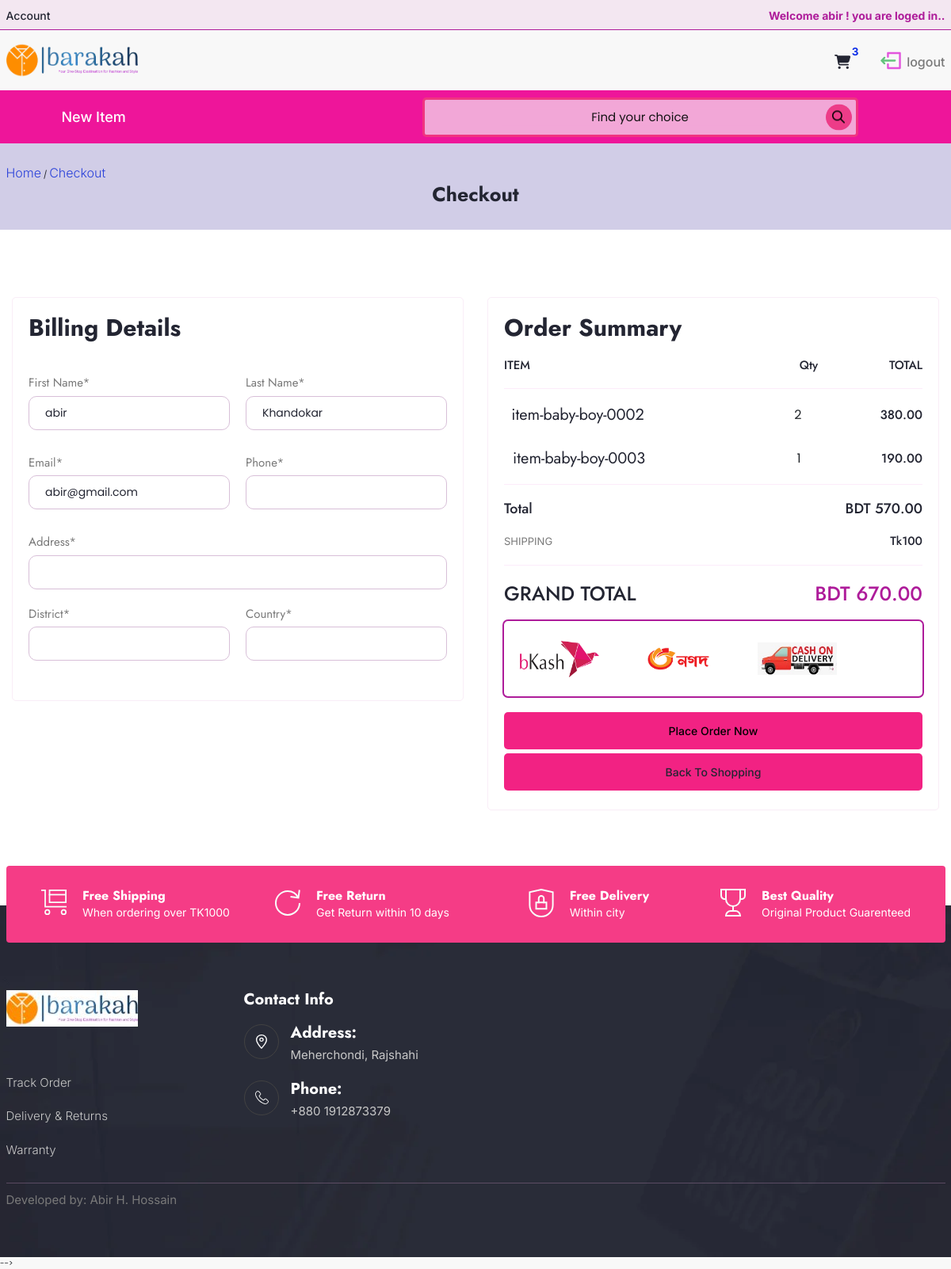
Before: /incart/checkout (signed in) with the older database file.
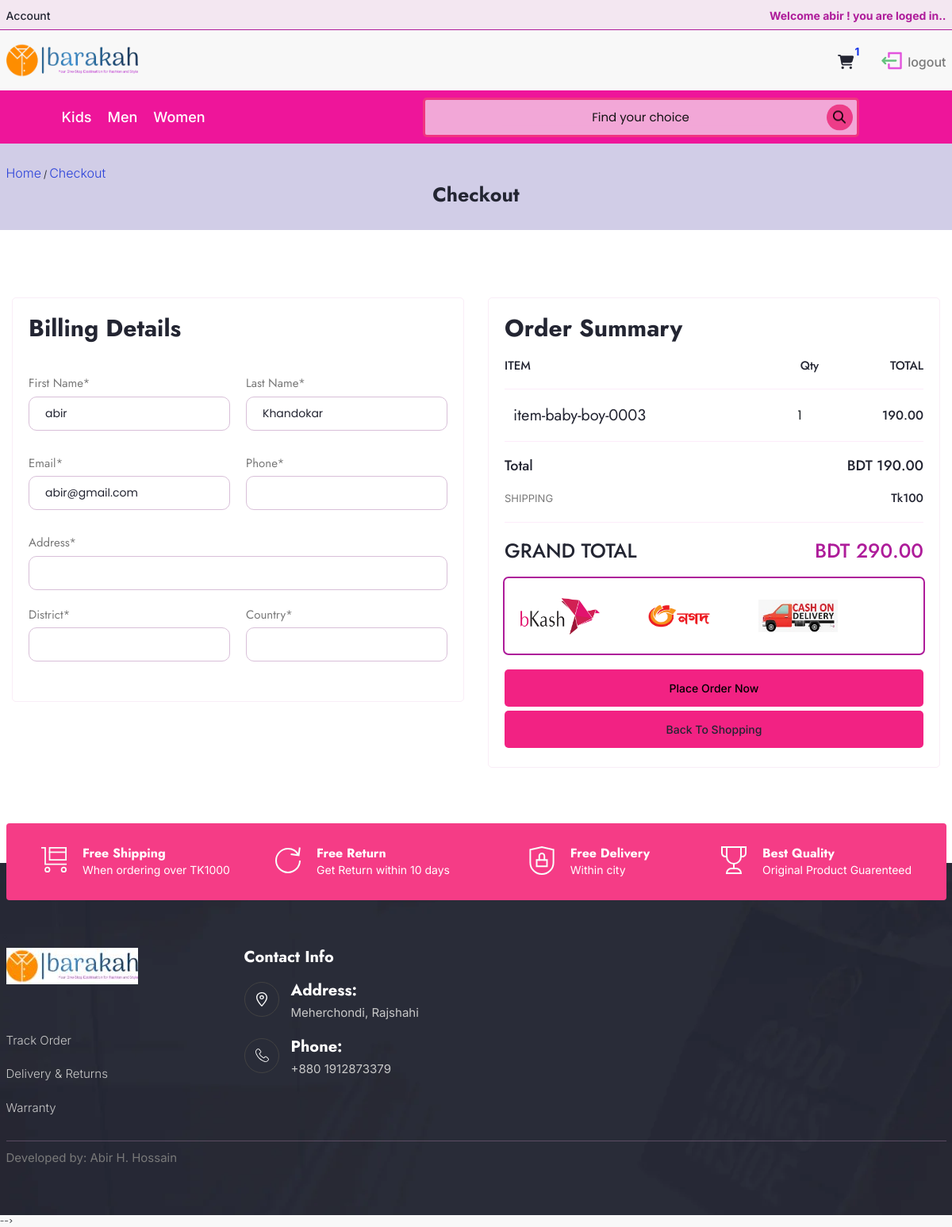
After: the same page with the newer database file.
### Category/models.py (models this page shows, shortened)
class CATEGORY(models.Model):
    title       = models.CharField(max_length=50)
    slug        = models.CharField(max_length=50)
    description = models.TextField(max_length=250,null=True,blank=True)
    cat_image   = models.ImageField(upload_to='categories',blank=True)
    is_active   =  models.BooleanField(default=True)
    class Meta():
        verbose_name_plural = "CATEGORYIES"
    def get_category_url(self):
        return reverse('cat_item',args=[self.slug])

### Cart/models.py (models this page shows, shortened)
class CART(models.Model):
    user        = models.ForeignKey(User,on_delete=models.CASCADE,blank=True)
    product     = models.ForeignKey(PRODUCTS,on_delete=models.CASCADE)
    qty         = models.PositiveIntegerField()
    price       = models.ForeignKey(PRICE,on_delete=models.CASCADE,null=True,blank=True)
    created_at  = models.DateTimeField(auto_now_add=True)
    updated_at  = models.DateTimeField(auto_now=True)
    class Meta:
        verbose_name_plural='CARTS'

### Inventory/models.py (models this page shows, shortened)
class PRODUCTS(models.Model):
    name            = models.CharField(max_length=100,null=False,blank=True)
    slug            = models.SlugField(unique=True)
    barcode         = models.CharField(max_length=50,unique=True,null=True,blank=True)
    category        = models.ForeignKey(CATEGORY,on_delete=models.CASCADE,null=True)
    subcategory     = models.ForeignKey(SUBCATEGORY,on_delete=models.CASCADE,null=True)
    description     = models.TextField(max_length=200,null=True,blank=True)
    attributevalue  = models.ManyToManyField(ATTRIBUTEVALUE,blank=True)
    brandname       = models.ForeignKey(BRAND,on_delete=models.CASCADE,null=True)
    product_price   = models.DecimalField(max_digits=10,decimal_places=2,null=True,blank=True)
    in_stocks       = models.BooleanField(default=True)
    is_active       = models.BooleanField(default=True)
    is_discount     = models.BooleanField(default=False)
    Owner           = models.ForeignKey(User,on_delete=models.CASCADE,blank=True,null=True)
    create_date     = models.DateTimeField(auto_now_add=True,blank=True)
    modified_date   = models.DateTimeField(auto_now=True,blank= True)
    class Meta:
        verbose_name_plural = 'PRODUCTS'

class PRICE(models.Model):
    stock       = models.ForeignKey(STOCKS,on_delete=models.CASCADE,null=True)
    product     = models.ForeignKey(PRODUCTS,on_delete=models.CASCADE,null=True)
    saleprice   = models.DecimalField(max_digits=10, decimal_places=2,default=False,null=False)
    storeprice  = models.FloatField(null=True,blank=True)
    discount_percentage = models.DecimalField(max_digits=10, decimal_places=0,null=True,blank=True,default=0)
    mrp         = models.DecimalField(max_digits=10, decimal_places=2,null=True,blank=True)
    total_store_price = models.FloatField(null=True,blank=True)
    text        = models.TextField(max_length=50,null=True,blank=True)
    class Meta:
        verbose_name_plural = 'PRICES'
    @property
    def total_store_price(self):
        if self.storeprice is not None:
            return round((self.stock.stocks_qty * self.storeprice),2)
        else:
            pass
    @property
    def mrp(self):
        if self.stock.product.is_discount==True:
            return round((self.saleprice - (self.saleprice*self.discount_percentage)/100),2)
        else:
             return self.saleprice

class STOCKS(models.Model):
    product         = models.ForeignKey(PRODUCTS,on_delete=models.CASCADE)
    stocks_qty      = models.FloatField(null=True,blank=True)
    quantity        = models.FloatField(null=True,blank=False)
    unit            = models.CharField(max_length=100,choices=unit_select,null=True)
    last_checked    = models.DateTimeField(auto_now_add=True,editable=False)
    class Meta:
        verbose_name_plural = 'STOCKS'

### Cart/views.py (the view)
# urls.py: path('incart/checkout',views.checkout,name='mycheckout')
@login_required(login_url='login')
def checkout(request,Grand_Total=0,total=0,delivery_charge=0):
    myCart = CART.objects.filter(user=request.user)
    cart_count = myCart.count()
    if cart_count == 0:
        return redirect('index')
    default_user_info = {
        'first_name':request.user.first_name,
        'last_name':request.user.last_name,
        'email':request.user.email,
        'phone_no':request.user.phone_no,
    }
    form = OrderForm(initial=default_user_info) #it pick the user data from user
    for i in myCart:
        total += (i.qty * i.product.product_price)
    delivery_charge = 100
    Grand_Total = total+delivery_charge
    context ={
        'myCart':myCart,
        'total':total,
        'Grand_Total':Grand_Total,
        'delivery_charge':delivery_charge,
        'form':form,
    }
    return render(request,'Cart/checkout.html',context)

### Cart/context_processors.py (called while the page is built)
def get_cart_items(request):
    items_in_cart = 0
    if request.user.is_authenticated:
        try:
            cart_items = CART.objects.filter(user=request.user)
            if cart_items:
                for cart_item in cart_items:
                    items_in_cart += cart_item.qty
            else:
                items_in_cart=0
        except:
            items_in_cart=0
    return dict(items_in_cart=items_in_cart)

### Category/context_processors.py (called while the page is built)
def categoryLink(request):
    Catglinks = CATEGORY.objects.all()
    sublinks  = SUBCATEGORY.objects.filter(category__in=Catglinks)
    return dict(catglinks=Catglinks,
        sublinks=sublinks,)

### templates/Cart/checkout.html (shortened to what the changed rows need)
{% extends 'common/base.html' %}
{% load static %}
{% load mathfilters %}
{% block content %}
 <section class="blog about-blog">
    <div class="container">
        <div class="blog-heading about-heading">
            <h1 class="heading">Checkout</h1>
        </div>
    </div>
</section>
<section class="checkout product footer-padding">
    <div class="container">
        <div class="checkout-section">
        <form method="POST" action="{% url 'neworder'  %}">
            <div class="row gy-5">
                <div class="col-lg-6">
                    <div class="checkout-wrapper">
                        <div class="account-section billing-section">
                            <div class="order-summery">
                                <div class="subtotal product-total">
                                    <ul class="product-list">
                                        {% for item in myCart %}
                                        <li>
                                            <div class="product-info" style="position:relative;right:90px;">
                                                <h5 class="wrapper-heading">{{ item.product.name }}</h5>
                                            </div>
                                            <span class="productQty" style="font-size: medium;">{{item.qty}}</span>
                                            {% for s in item.product.price_set.all %}
                                            <div class="price">
                                                <h5 class="wrapper-heading" style="font-size: medium;">{{s.mrp|mul:item.qty}}</h5>
                                            </div>{% endfor %}
                                        </li>
                                        {% endfor %}
                                    </ul>
                                </div>
                                <div class="subtotal product-total">
                                    <h5 class="wrapper-heading" style="font-size: large;">Total</h5>
                                    <h5 class="wrapper-heading" style="font-size: large;">BDT {{total}}</h5>
                                </div>
                                <div class="subtotal total">
                                    <h5 class="wrapper-heading">GRAND TOTAL</h5>
                                    <h5 class="wrapper-heading price">BDT {{Grand_Total}}</h5>
                                </div>
                            </div>
                        </div>
                    </div>
                </div>
            </div>
        </form>
        </div>
    </div>
</section>
{% endblock content %}

### templates/common/navbar.html (shortened to what this page needs)
{% load static %}
<header id="header" class="header">
    <div class="header-top-section">
        <div class="container">
            <div class="header-top">
              <div class="header-profile">
                  <a href="#"><span>Account</span></a>
              </div>
                <div class="header-contact">
                {% if user.is_authenticated %}
                  <a href="#">
                      <span class="contact-number">Welcome {{user.first_name}} ! you are loged in..</span>
                  </a>
                  {% endif %}
                </div>
            </div>
        </div>
    </div>
  <div class="header-center-section d-none d-lg-block">
      <div class="container">
          <div class="header-center">
                <div class="logo">
                  <a href="{% url 'index' %}">
                      <img src="{% static 'assets/images/logos/barakah-one.webp' %}" alt="logo">
                  </a>
                </div>
                <div class="header-cart-items">
                    <div class="header-cart">
                        {% if user.is_authenticated %}
                        <a href="{% url 'incart' %}" class="cart-item">
                            <i class="fa-solid fa-cart-shopping"></i>
                            <span class="badge badge-warning" id="cartCounter" style="border-radius: 50px; position: relative;bottom: 10px;left: -10px;color: rgb(15, 47, 232);">{{items_in_cart}}</span>
                        </a>
                        {% endif %}
                    </div>
                    {% if user.is_authenticated %}
                    <div class="header-compaire">
                        <a href="{% url 'logout' %}" class="cart-item">
                            <span>
                            </span>
                            <span class="cart-text ">
                                logout
                            </span>
                        </a>
                    </div>
                    {% endif %}
              </div>
          </div>
      </div>
  </div>
    <div class="header-bottom d-lg-block d-none">
        <div class="container">
            <div class="header-nav">
                <div class="header-nav-menu navbar navbar-inverse">
                    <ul class="menu-list">
                        {% for category in catglinks %}
                        <li>
                            <a href="{{category.get_category_url}}">
                                <span class="list-text">{{category.title}}</span>
                            </a>
                        </li>
                        {% endfor %}
                    </ul>
                </div>
                <div class="search-box d-flex position-absolute top-50 end-0 translate-middle-y">
                    <form action="{% url 'search' %}" method="GET" class="search-bar">
                        <input class="input position-absolute top-50 start-50 translate-middle text-center fs-4 text" placeholder="Find your choice" type="text" name="keyword">
                        <button class="btn btn-outline position-absolute top-50 end-0 translate-middle-y align-items-center" type="submit"><img src="{% static 'assets/images/search/search.png' %}" width="25"></button>
                    </form>
                </div>
            </div>
        </div>
    </div>
</header>

Changed rows visible on the page:
removed CART: product.name "item-baby-boy-0002", qty "2"
no longer on this page (row unchanged): PRICE: mrp|mul "380.00", shown under "item-baby-boy-0002"
changed CATEGORY: title "New Item" → "Kids"
added CATEGORY: title "Men"
added CATEGORY: title "Women"
Other visible differences:
{{ items_in_cart }}: "3" → "1"
{{ total }}: "570.00" → "190.00"
{{ Grand_Total }}: "670.00" → "290.00"
